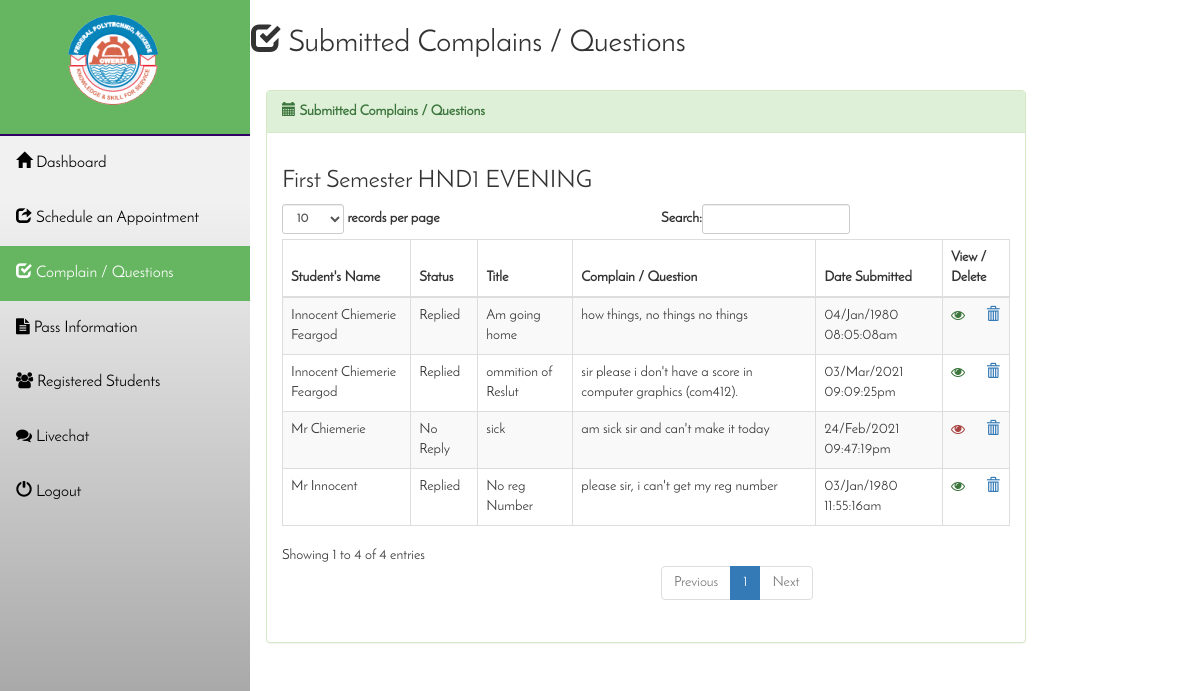
The app's page /lecturers/submitted.php (signed in) with its own data.
### tables this page shows
CREATE TABLE IF NOT EXISTS `submit_ted` (
`id` int(11) NOT NULL,
  `sname` text NOT NULL,
  `assign_name` varchar(100) NOT NULL,
  `upload` varchar(10000) NOT NULL,
  `programme` varchar(20) NOT NULL,
  `level` varchar(10) NOT NULL,
  `semester` varchar(100) NOT NULL,
  `date` varchar(100) NOT NULL,
  `student_id` varchar(100) NOT NULL,
  `status` varchar(15) NOT NULL,
  `score` varchar(10000) NOT NULL
);

### lecturers/session.php (called while the page is built, shortened)
<?php
                   $lev=$_SESSION['level'];
                     $prog=$_SESSION['progr'];
                     $sem=$_SESSION['sem'];
?>

### lecturers/submitted.php (the view, shortened to what this page needs)
<?php
include "session.php";
include"../connect.php";
?>
<!DOCTYPE HTML>
             <head>
                            <link href="../css/bootstrap.min.css" rel="stylesheet" media="screen">
                            <link href="../edit.css" rel="stylesheet" media="screen">
                             <link href="nav.css" rel="stylesheet" media="screen">
                             <link rel="stylesheet" href="../font-awesome/css/font-awesome.min.css">
                            <link rel="stylesheet" href="../font-awesome/css/font-awesome.css">
</head>
<body>
<div class="sidebar">
<section class="s_logs">
    <img src="../img/fed.PNG" class="img img-responsive">
  </section>
  <a href="index.php"><span class="glyphicon glyphicon-home"></span> Dashboard </a>
  <a href="give.php"><span class="glyphicon glyphicon-share"></span> Schedule an Appointment</a>
  <a class="active" href="submitted.php"><span class="glyphicon glyphicon-check"></span> Complain / Questions </a>
  <a href="info.php"><span class="fa fa-file-text"></span> Pass Information </a>
  <a href="stud.php"><span class="fa fa-users"></span> Registered Students </a>
  <a href="livechat.php"><span class="fa fa-comments"></span> Livechat </a>
  <a href="logout.php" onclick="return confirm('Are you sure you want to logout?')"><span class="glyphicon glyphicon-off"></span> Logout</a>
</div>
<div class="content">
  <div class="row topcontent ">
  <h2><span class="glyphicon glyphicon-check"></span> Submitted Complains / Questions</h2><br>
    <div class="col-md-10">
<div class="panel panel-success">
      <div class="panel-heading"><b> <span class="glyphicon glyphicon-calendar"></span> Submitted Complains / Questions</b></div>
      <div class="panel-body">
<table class="table table-striped table-bordered table-hover" id="dataTables-example">
    <thead>
       <tr>
        <th>Student's Name</th>
         <th>Status</th>
       <th>Title</th>
       <th>Complain / Question</th>
       <th>Date Submitted</th>
       <th>View / Delete</th>
   </tr>
</thead>
<tbody>
    <?php
           $mysqli1="select * from submit_ted where level='$lev' AND programme='$prog' AND semester='$sem' ";
  $myquery1=mysqli_query($con,$mysqli1) or die(mysqli_error($con));
echo "<h3>$sem $lev $prog </h3>";
    while($row2 = mysqli_fetch_object($myquery1)){
   ?>
   <tr class="">
                  <td><?php echo $row2->sname; ?></td>
                  <td><?php echo $row2->status; ?></td>
                  <td><?php echo $row2->assign_name; ?></td>
                  <td><?php echo $row2->upload; ?></td>
                  <td><?php echo $row2->date; ?></td>
                  <td>
                  <?php
                    if ($row2->status == "Replied"){
                    echo  "<a href='view.php?id=$row2->id' target='_blank' title='view document'><span class='fa fa-eye text-success'></span></a>";
                    }
                    else{
                      echo  "<a href='view.php?id=$row2->id' target='_blank' title='view document'><span class='fa fa-eye text-danger'></span></a>";
                    }
                  ?>
                    <a href="deletedoc.php?id=<?php echo $row2->id; ?>" onclick="return confirm('Are you sure you want to delete this document?')" title="delete document"><span class="glyphicon glyphicon-trash"></span></a>
                  </td>
                </tr>
               <?php  } ?>
      </tbody>
    </table>
 </div>
    </div>
    </div>
  </div>
</div>
	</body>
	</html>

### edit.css (style rules this page uses)
.img { margin: 30px 0 0 50px; margin-top: 0px; }
.s_logs { background: #66b561; padding: 0px 20px 20px 0px; border-bottom: 2px solid #306; animation: anim 0.7s linear 0s alternate; }

### lecturers/nav.css (style rules this page uses)
body { margin: 0; font-family:ok; }
.sidebar { margin: 0; padding: 0; width: 250px; background:-webkit-linear-gradient(top, #f1f1f1 25%, #999 100%) no-repeat; position: fixed; height: 100%; overflow: auto; }
.sidebar a { font-size: 16px; display: block; color: black; padding: 16px; text-decoration: none; transition: 2s; }
.sidebar a.active { background-color: #66b561; color: white; }
div.content { margin-left: 250px; padding: 1px 16px; height: auto; }

### records on screen
submit_ted: sname "Mr Innocent", status "Replied", assign_name "No reg Number", upload "please sir, i can't get my reg number", date "03/Jan/1980 11:55:16am"
submit_ted: sname "Innocent Chiemerie Feargod", status "Replied", assign_name "Am going home", upload "how things, no things no things", date "04/Jan/1980 08:05:08am"
submit_ted: sname "Mr Chiemerie", status "No Reply", assign_name "sick", upload "am sick sir and can't make it today", date "24/Feb/2021 09:47:19pm"
submit_ted: sname "Innocent Chiemerie Feargod", status "Replied", assign_name "ommition of Reslut", upload "sir please i don't have a score in computer graphics (com412).", date "03/Mar/2021 09:09:25pm"

### other values on screen
$sem "First Semester"
$lev "HND1"
$prog "EVENING"
